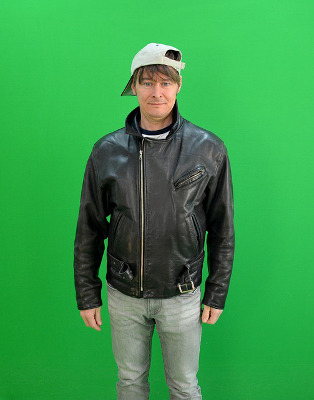
#> input picture img/man_chromakey.jpg, 314 x 400 px
$ python histo_clahe.py
#> lines starting #> are read from the running program, lines starting #| are printed output that depends on the picture
# CLAHE 적용 (histo_clahe.py)

import cv2
import numpy as np
import matplotlib.pylab as plt

#--①이미지 읽어서 YUV 컬러스페이스로 변경
img = cv2.imread('../img/man_chromakey.jpg')
#> img is the input picture: shape (400, 314, 3); mean B, G, R 75.9, 153.6, 55.6
img_yuv = cv2.cvtColor(img, cv2.COLOR_BGR2YUV)
#> img_yuv: shape (400, 314, 3); mean of channels 0, 1, 2 115.4, 108.5, 75.6

#--② 밝기 채널에 대해서 이퀄라이즈 적용
img_eq = img_yuv.copy()
img_eq[:,:,0] = cv2.equalizeHist(img_eq[:,:,0])
#> img_eq: shape (400, 314, 3); mean of channels 0, 1, 2 128.8, 108.5, 75.6
img_eq = cv2.cvtColor(img_eq, cv2.COLOR_YUV2BGR)
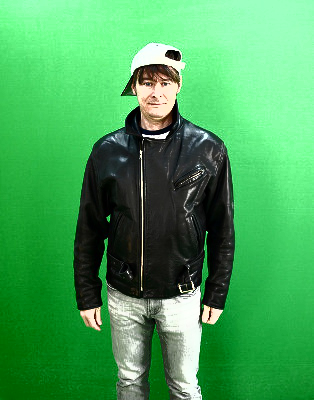
#> img_eq: shape (400, 314, 3); mean B, G, R 89.1, 162.4, 69.8

#--③ 밝기 채널에 대해서 CLAHE 적용
img_clahe = img_yuv.copy()
clahe = cv2.createCLAHE(clipLimit=3.0, tileGridSize=(8,8)) #CLAHE 생성
img_clahe[:,:,0] = clahe.apply(img_clahe[:,:,0])           #CLAHE 적용
#> img_clahe: shape (400, 314, 3); mean of channels 0, 1, 2 129.9, 108.5, 75.6
img_clahe = cv2.cvtColor(img_clahe, cv2.COLOR_YUV2BGR)
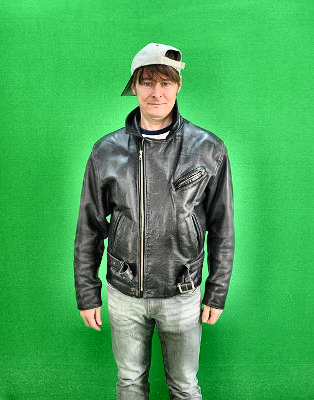
#> img_clahe: shape (400, 314, 3); mean B, G, R 90.1, 168, 70.1

#--④ 결과 출력
cv2.imshow('Before', img)
cv2.imshow('CLAHE', img_clahe)
cv2.imshow('equalizeHist', img_eq)
cv2.waitKey()
cv2.destroyAllWindows()

$ run again, with img/noah-buscher-0WFUP_y4tds-unsplash.jpg copied over img/man_chromakey.jpg
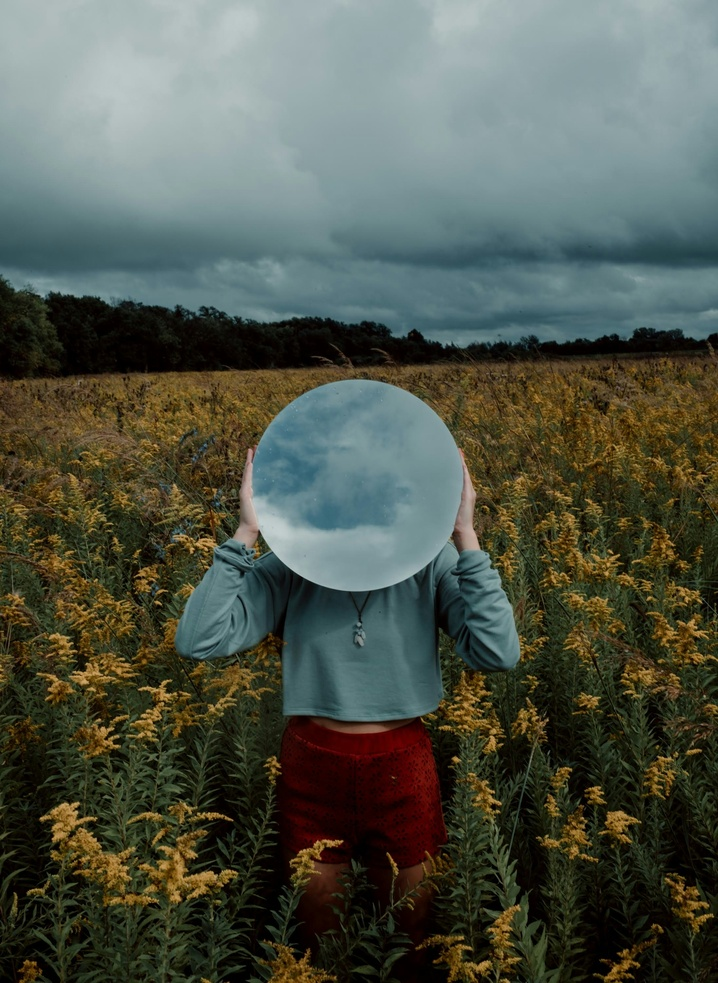
#> input picture img/noah-buscher-0WFUP_y4tds-unsplash.jpg, 718 x 983 px, shrunk from 2192 x 3000 before the run
#> img is the input picture: shape (983, 718, 3); mean B, G, R 74.5, 85.9, 80.1
#> img_yuv: shape (983, 718, 3); mean of channels 0, 1, 2 82.9, 123.9, 125.6
#> `img_eq = cv2.cvtColor(img_eq, cv2.COLOR_YUV2BGR)`:
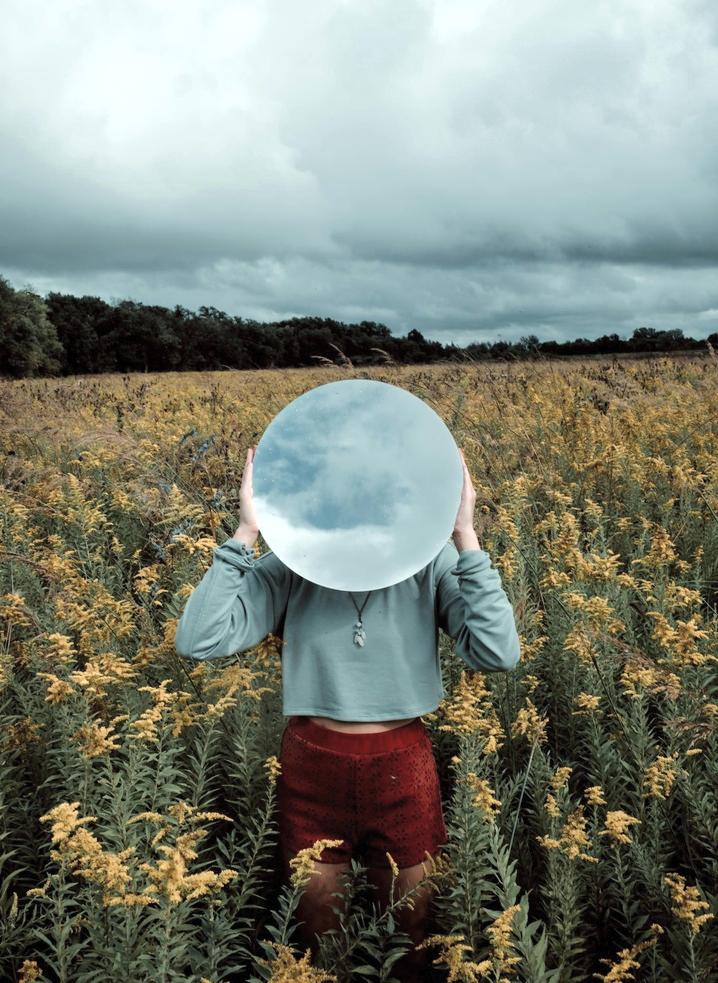
#> img_eq: shape (983, 718, 3); mean B, G, R 119.2, 130.6, 124.9
#> `img_clahe = cv2.cvtColor(img_clahe, cv2.COLOR_YUV2BGR)`:
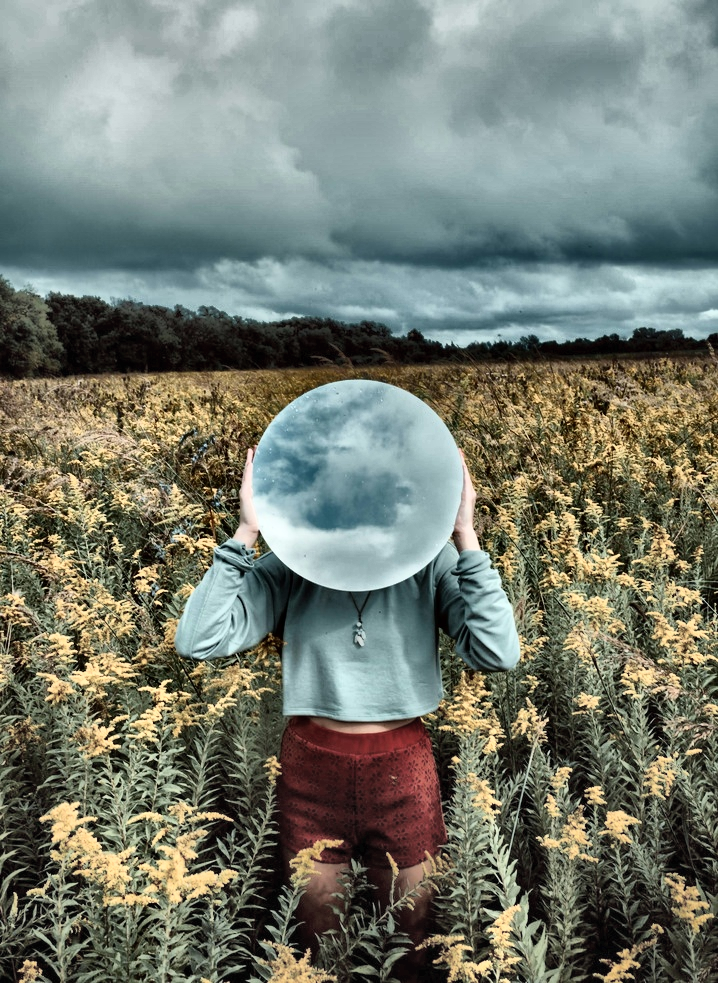
#> img_clahe: shape (983, 718, 3); mean B, G, R 111.2, 122.6, 116.8

$ run again, with img/noah-buscher-M19QtooXPKs-unsplash.jpg copied over img/man_chromakey.jpg
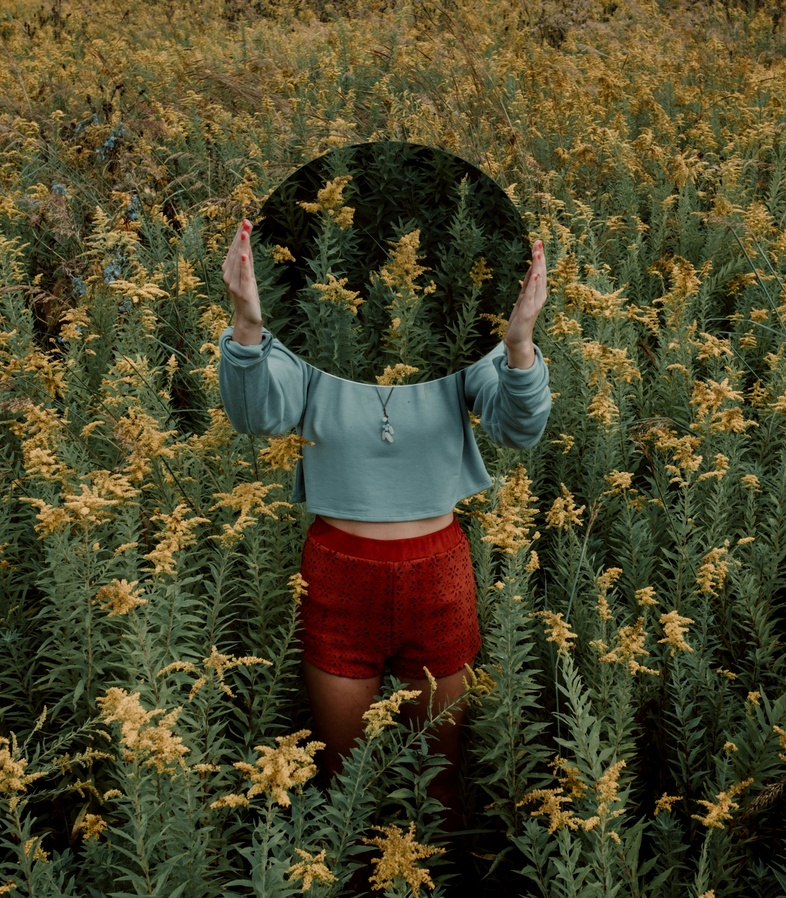
#> input picture img/noah-buscher-M19QtooXPKs-unsplash.jpg, 786 x 898 px, shrunk from 2624 x 3000 before the run
#> img is the input picture: shape (898, 786, 3); mean B, G, R 42.3, 70.6, 74.8
#> img_yuv: shape (898, 786, 3); mean of channels 0, 1, 2 68.6, 115.1, 133.4
#> `img_eq = cv2.cvtColor(img_eq, cv2.COLOR_YUV2BGR)`:
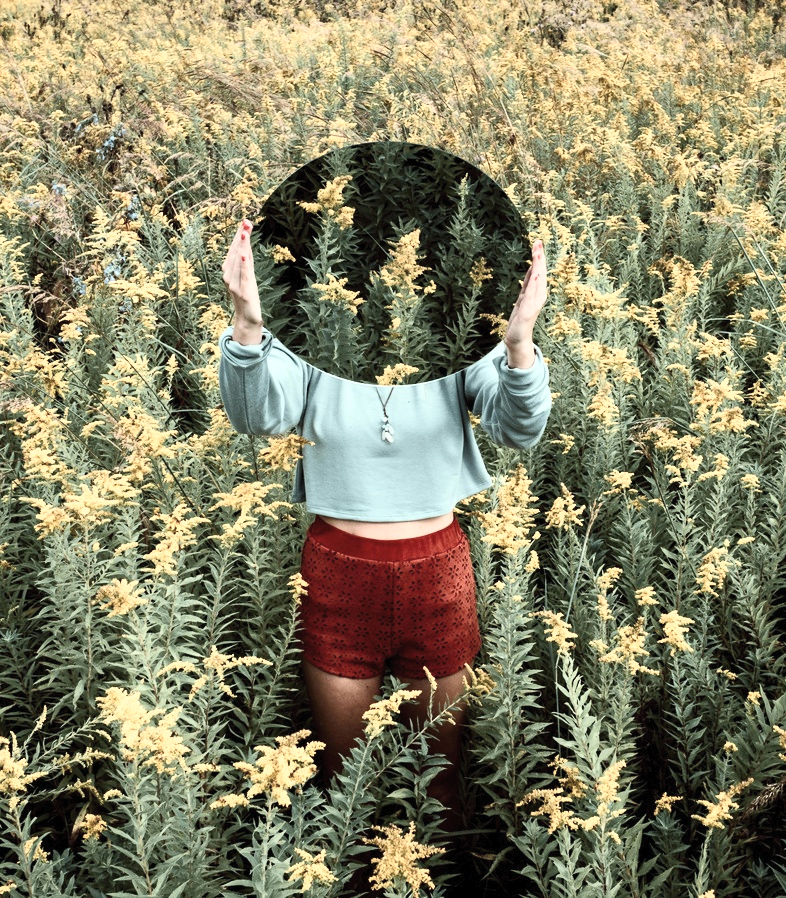
#> img_eq: shape (898, 786, 3); mean B, G, R 101.2, 129.2, 132.3
#> `img_clahe = cv2.cvtColor(img_clahe, cv2.COLOR_YUV2BGR)`:
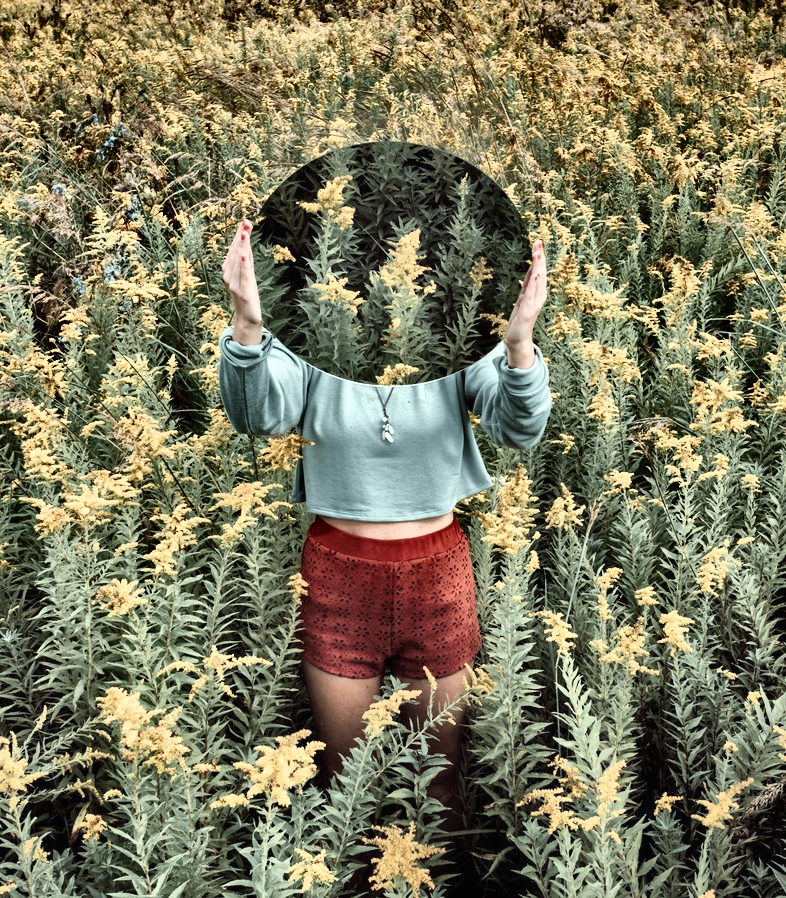
#> img_clahe: shape (898, 786, 3); mean B, G, R 93.2, 121, 124.6
